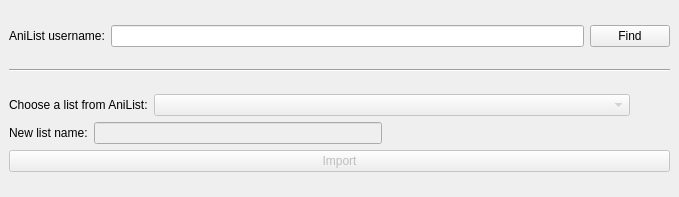
<?xml version="1.0" encoding="UTF-8"?>
<ui version="4.0">
 <class>AniListImportUI</class>
 <widget class="QMainWindow" name="AniListImportUI">
  <property name="geometry">
   <rect>
    <x>0</x>
    <y>0</y>
    <width>679</width>
    <height>197</height>
   </rect>
  </property>
  <property name="windowTitle">
   <string>MainWindow</string>
  </property>
  <widget class="QWidget" name="centralwidget">
   <layout class="QVBoxLayout" name="verticalLayout_3" stretch="0,0,1">
    <item>
     <layout class="QHBoxLayout" name="horizontalLayout">
      <item>
       <widget class="QLabel" name="label">
        <property name="text">
         <string>AniList username:</string>
        </property>
       </widget>
      </item>
      <item>
       <widget class="QLineEdit" name="userNameLineEdit"/>
      </item>
      <item>
       <widget class="QPushButton" name="findUserButton">
        <property name="text">
         <string>Find</string>
        </property>
       </widget>
      </item>
     </layout>
    </item>
    <item>
     <widget class="Line" name="line">
      <property name="orientation">
       <enum>Qt::Horizontal</enum>
      </property>
     </widget>
    </item>
    <item>
     <layout class="QHBoxLayout" name="horizontalLayout_4">
      <item>
       <layout class="QVBoxLayout" name="verticalLayout_2">
        <item>
         <layout class="QHBoxLayout" name="horizontalLayout_5" stretch="0,1,0">
          <item>
           <widget class="QLabel" name="label_2">
            <property name="text">
             <string>Choose a list from AniList:</string>
            </property>
           </widget>
          </item>
          <item>
           <widget class="QComboBox" name="aniListListsComboBox">
            <property name="enabled">
             <bool>false</bool>
            </property>
           </widget>
          </item>
          <item>
           <spacer name="horizontalSpacer_2">
            <property name="orientation">
             <enum>Qt::Horizontal</enum>
            </property>
            <property name="sizeHint" stdset="0">
             <size>
              <width>40</width>
              <height>20</height>
             </size>
            </property>
           </spacer>
          </item>
         </layout>
        </item>
        <item>
         <layout class="QHBoxLayout" name="horizontalLayout_2">
          <item>
           <widget class="QLabel" name="label_4">
            <property name="text">
             <string>New list name:</string>
            </property>
           </widget>
          </item>
          <item>
           <widget class="QLineEdit" name="newListLineEdit">
            <property name="enabled">
             <bool>false</bool>
            </property>
           </widget>
          </item>
          <item>
           <spacer name="horizontalSpacer">
            <property name="orientation">
             <enum>Qt::Horizontal</enum>
            </property>
            <property name="sizeHint" stdset="0">
             <size>
              <width>40</width>
              <height>20</height>
             </size>
            </property>
           </spacer>
          </item>
         </layout>
        </item>
        <item>
         <widget class="QPushButton" name="importButton">
          <property name="enabled">
           <bool>false</bool>
          </property>
          <property name="text">
           <string>Import</string>
          </property>
         </widget>
        </item>
       </layout>
      </item>
     </layout>
    </item>
   </layout>
  </widget>
 </widget>
 <resources/>
 <connections/>
</ui>
